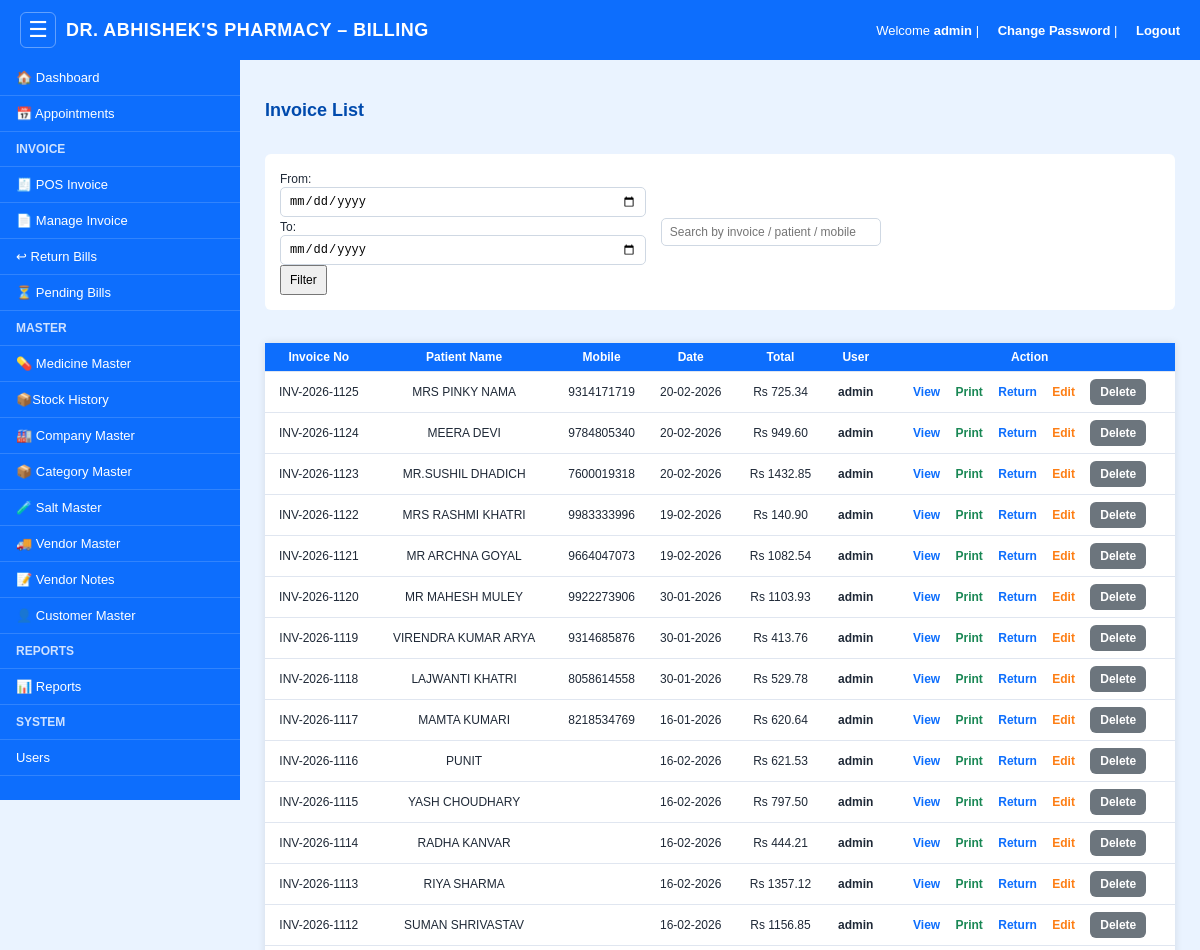
Before: /invoices (signed in, upper part) with the older database file.
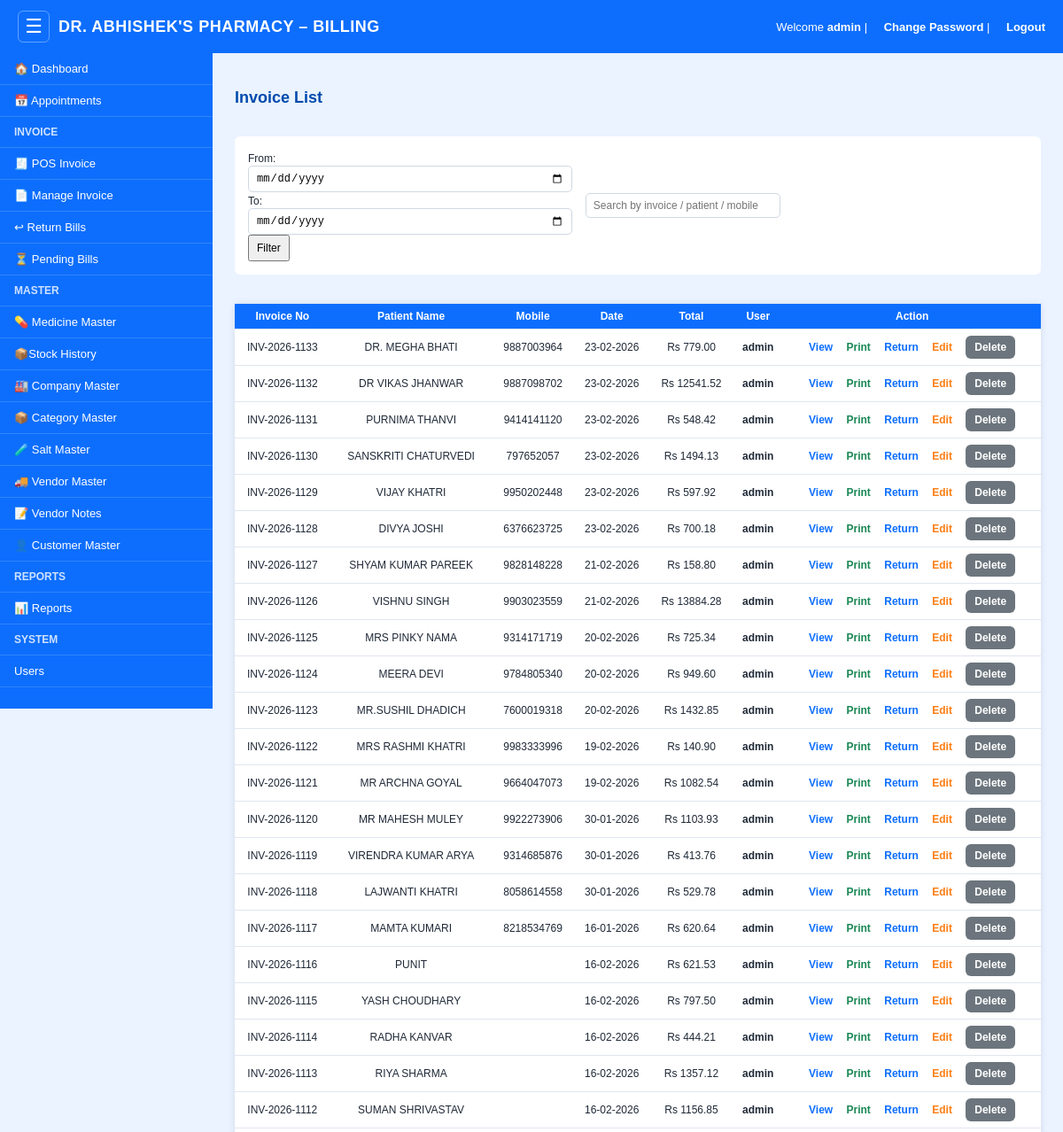
After: the same page with the newer database file.
### models.py (models this page shows)
class Invoice(db.Model):
    __tablename__ = "invoice"
    id = db.Column(db.Integer, primary_key=True)
    invoice_no = db.Column(db.String(50), unique=True)
    customer = db.Column(db.String(100))
    mobile = db.Column(db.String(20))
    doctor = db.Column(db.String(100))
    gender = db.Column(db.String(10))
    subtotal = db.Column(db.Float, default=0)
    discount = db.Column(db.Float, default=0)
    cgst = db.Column(db.Float, default=0)
    sgst = db.Column(db.Float, default=0)
    total = db.Column(db.Float, default=0)
    payment_mode = db.Column(db.String(20), default="CASH")
    created_by = db.Column(db.String(50))
    created_at = db.Column(db.DateTime, default=datetime.utcnow)

### app.py (the view)
@app.route("/invoices")
@login_required
def invoices():
    from_str = request.args.get("from", "").strip()
    to_str = request.args.get("to", "").strip()
    query = Invoice.query
    if from_str:
        try:
            from_dt = datetime.strptime(from_str, "%Y-%m-%d")
            query = query.filter(Invoice.created_at >= from_dt)
        except ValueError:
            pass
    if to_str:
        try:
            to_dt = datetime.strptime(to_str, "%Y-%m-%d") + timedelta(days=1)
            query = query.filter(Invoice.created_at < to_dt)
        except ValueError:
            pass
    return render_template(
        "invoices.html",
        invoices=query.order_by(Invoice.id.desc()).all()
    )

### app.py (called while the page is built)
def login_required(f):
    @wraps(f)
    def w(*args, **kwargs):
        if not session.get("user_id"):
            return redirect("/login")
        return f(*args, **kwargs)
    return w

### templates/invoices.html (shortened to what this page needs)
{% extends "base.html" %}
{% block body %}
<h2>Invoice List</h2>
<div class="filter-box">
    <form method="get">
        <label>From:</label>
        <input type="date" name="from" value="{{ request.args.get('from','') }}">
        <label>To:</label>
        <input type="date" name="to" value="{{ request.args.get('to','') }}">
        <button type="submit">Filter</button>
    </form>
    <input type="text" id="invoiceSearch"
       placeholder="Search by invoice / patient / mobile"
       style="padding:8px; width:220px;">
</div>
<table id="invoiceTable">
    <tr>
        <th>Invoice No</th>
        <th>Patient Name</th>
        <th>Mobile</th>
        <th>Date</th>
        <th>Total</th>
        <th>User</th>
        <th>Action</th>
    </tr>
    {% for i in invoices %}
    <tr>
        <td>{{ i.invoice_no }}</td>
        <td>{{ i.customer }}</td>
        <td>{{ i.mobile }}</td>
        <td>{{ i.created_at.strftime('%d-%m-%Y') }}</td>
        <td>Rs {{ "%.2f"|format(i.total) }}</td>
        <td><b>{{ i.created_by }}</b></td>
        <td class="actions">
            <a class="view" href="/invoice/{{ i.id }}" title="View Invoice">View</a>
            <a class="print" href="/invoice/{{ i.id }}?print=1" target="_blank" title="Print Invoice">Print</a>
            <a class="view" href="/return-medicine?invoice_no={{ i.invoice_no }}" title="Return Medicine">Return</a>
            {% if session.get("role") == "admin" or session.get("can_edit_invoice") or session.get("can_invoice_action") %}
            <a class="edit" href="/invoice/edit/{{ i.id }}" title="Edit Invoice">Edit</a>
            {% endif %}
            {% if session.get("role") == "admin" or session.get("can_delete_invoice") or session.get("can_invoice_action") %}
            <a class="delete"
               href="/delete-invoice/{{ i.id }}"
               onclick="return confirm('Delete invoice?')"
               title="Delete Invoice">Delete</a>
            {% endif %}
        </td>
    </tr>
    {% endfor %}
</table>
{% endblock %}

### templates/base.html (shortened to what this page needs)
<!DOCTYPE html>
<html>
<head>
</head>
<body>
    <div class="topbar">
        <div class="topbar-left">
            <button id="sidebarToggle" class="menu-toggle" type="button" aria-label="Toggle menu" aria-expanded="true">&#9776;</button>
            <div class="title">DR. ABHISHEK'S PHARMACY – BILLING</div>
        </div>
        <div class="right">
            Welcome <b>{{ session.get("username") }}</b> |
            <a href="/change-password">Change Password</a> |
            <a href="/logout">Logout</a>
        </div>
    </div>
    <div class="sidebar">
        <a href="/" class="{% if request.path == '/' %}active{% endif %}">🏠 Dashboard</a>
        <a href="/appointments" class="{% if request.path.startswith('/appointments') %}active{% endif %}">&#128197; Appointments</a>
        <h4>Invoice</h4>
        <a href="/billing">🧾 POS Invoice</a>
        <a href="/invoices">📄 Manage Invoice</a>
        <a href="/return-bills">&#8617; Return Bills</a>
        <a href="/pending-bills">&#9203; Pending Bills</a>
        <h4>Master</h4>
        {% if session.get("role") == "admin" or session.get("can_view_medicine") or session.get("can_add_medicine") or session.get("can_edit_medicine") or session.get("can_delete_medicine") %}
<a href="/medicines">💊 Medicine Master</a>
{% endif %}
        {% if session.get("role") == "admin" or session.get("can_view_stock_history") %}
<li>
  <a href="/stock-history">
    📦Stock History
  </a>
</li>
{% endif %}
        <a href="/company">🏭 Company Master</a>
        <a href="/category">📦 Category Master</a>
        <a href="/salt">🧪 Salt Master</a>
        <a href="/vendor">🚚 Vendor Master</a>
        {% if session.get("role") == "admin" or session.get("can_invoice_action") %}
        <a href="/vendor-notes">&#128221; Vendor Notes</a>
        {% endif %}
        <a href="/customer">👤 Customer Master</a>
        <h4>Reports</h4>
        {% if session.get("role") == "admin" or session.get("can_view_reports") %}
<a href="/reports">📊 Reports</a>
{% endif %}
        {% if session.get("role") == "admin" %}
<h4>System</h4>
<a href="/users">Users</a>
{% endif %}
    </div>
    <div class="content dashboard-container">
        <div class="content-inner">
            {% block body %}{% endblock %}
        </div>
    </div>
</body>
</html>

### templates/base.html (style rules this page uses)
* { box-sizing: border-box; }
body { margin: 0; font-family: Arial, sans-serif; background: #eaf3ff; }
.topbar { position: fixed; top: 0; left: 0; height: 60px; width: 100%; background: #0d6efd; color: #fff; display: flex; align-items: center; justify-content: space-between; padding: 0 20px; z-index: 1000; }
.topbar .title { font-size: 20px; font-weight: bold; letter-spacing: 0.5px; }
.topbar-left { display: flex; align-items: center; gap: 10px; min-width: 0; }
.menu-toggle { width: 36px; height: 36px; border: 1px solid rgba(255,255,255,0.35); background: transparent; color: #fff; border-radius: 6px; cursor: pointer; font-size: 22px; line-height: 1; display: inline-flex; align-items: center; justify-content: center; }
.topbar .right a { color: #fff; text-decoration: none; margin-left: 15px; font-weight: bold; }
.sidebar { position: fixed; top: 60px; left: 0; width: 240px; height: calc(100vh - 60px); background: #0d6efd; overflow-y: auto; transition: transform 0.2s ease-in-out; }
.sidebar h4 { padding: 12px 20px; margin: 0; font-size: 14px; color: #cfe2ff; text-transform: uppercase; border-bottom: 1px solid rgba(255,255,255,0.15); }
.sidebar a { display: block; padding: 12px 20px; color: #fff; text-decoration: none; font-size: 15px; border-bottom: 1px solid rgba(255,255,255,0.15); }
.content { margin-left: 240px; margin-top: 60px; padding: 25px; min-height: calc(100vh - 60px); transition: all 0.2s ease-in-out; }
:root { --primary: #0d6efd; --primary-dark: #084298; --success: #198754; --danger: #dc3545; --warning: #ffc107; --muted: #6c757d; --bg: #eaf3ff; --card: #ffffff; --border: #d9e2ef; --shadow: 0 2px 10px rgba(13, 110, 253, 0.12); --text: #1f2937; }
body { background: var(--bg); color: var(--text); }
.topbar { background: var(--primary); gap: 10px; }
.sidebar { background: var(--primary); }
.sidebar ul, .sidebar li { list-style: none; margin: 0; padding: 0; }
.content { overflow-x: auto; }
.content-inner { max-width: 1400px; width: 100%; margin: 0 auto; display: flex; flex-direction: column; gap: 18px; }
.content table { width: 100%; border-collapse: collapse; background: var(--card); }
.content th, .content td { padding: 10px 12px; border-bottom: 1px solid #e0e6f0; text-align: center; font-size: 14px; }
.content th { background: var(--primary); color: #fff; font-weight: 700; }
.btn, .add-btn, .btn-add, .btn-edit, .btn-pass, .btn-del, .restore, .delete { display: inline-block; padding: 8px 14px; border-radius: 6px; text-decoration: none; font-size: 14px; font-weight: 600; border: none; cursor: pointer; }
.btn-danger, .btn-del, .delete { background: var(--danger); color: #fff; }
.form-control, .content input:not([type="checkbox"]):not([type="radio"]), .content select, .content textarea { width: 100%; padding: 8px 10px; border: 1px solid #cfd8e3; border-radius: 5px; font-size: 14px; background: #fff; }
.topbar .title { font-size: 18px !important; }
.topbar .right, .topbar .right a { font-size: 13px !important; }
.sidebar h4 { font-size: 12px !important; padding: 10px 16px !important; }
.sidebar a { font-size: 13px !important; padding: 10px 16px !important; }
.content h2 { font-size: 18px !important; }
.content p, .content li, .content label, .content span, .content a, .content td, .content th, .content small, .content strong, .content b, .content input:not([type="checkbox"]):not([type="radio"]), .content select, .content textarea, .content button, .content .btn, .content .add-btn, .content .btn-add, .content .btn-edit, .content .btn-pass, .content .btn-del, .content .filter-btn, .content .delete-btn { font-size: 12px !important; }
.content th, .content td { padding: 7px 8px !important; }
.content input:not([type="checkbox"]):not([type="radio"]), .content select, .content textarea, .content button, .content .btn { padding: 6px 8px !important; }

Changed rows visible on the page:
added Invoice: invoice_no "INV-2026-1133", customer "DR. MEGHA BHATI", mobile "9887003964", created_at "23-02-2026", total "779.00", created_by "admin"
added Invoice: invoice_no "INV-2026-1132", customer "DR VIKAS JHANWAR", mobile "9887098702", created_at "23-02-2026", total "12541.52", created_by "admin"
added Invoice: invoice_no "INV-2026-1131", customer "PURNIMA THANVI", mobile "9414141120", created_at "23-02-2026", total "548.42", created_by "admin"
added Invoice: invoice_no "INV-2026-1130", customer "SANSKRITI CHATURVEDI", mobile "797652057", created_at "23-02-2026", total "1494.13", created_by "admin"
added Invoice: invoice_no "INV-2026-1129", customer "VIJAY KHATRI", mobile "9950202448", created_at "23-02-2026", total "597.92", created_by "admin"
added Invoice: invoice_no "INV-2026-1128", customer "DIVYA JOSHI", mobile "6376623725", created_at "23-02-2026", total "700.18", created_by "admin"
added Invoice: invoice_no "INV-2026-1127", customer "SHYAM KUMAR PAREEK", mobile "9828148228", created_at "21-02-2026", total "158.80", created_by "admin"
added Invoice: invoice_no "INV-2026-1126", customer "VISHNU SINGH", mobile "9903023559", created_at "21-02-2026", total "13884.28", created_by "admin"
